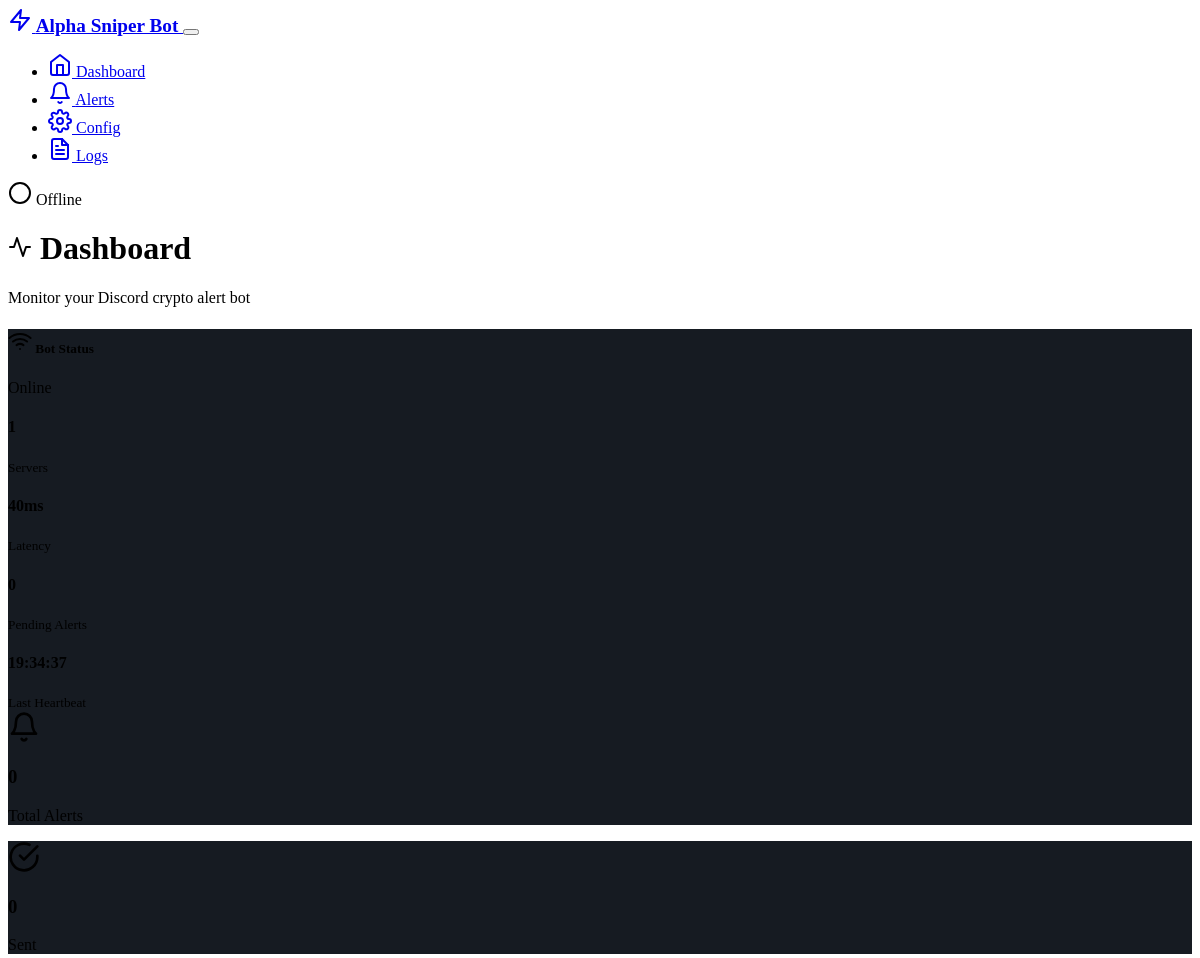
Before: / (upper part) with the older database file.
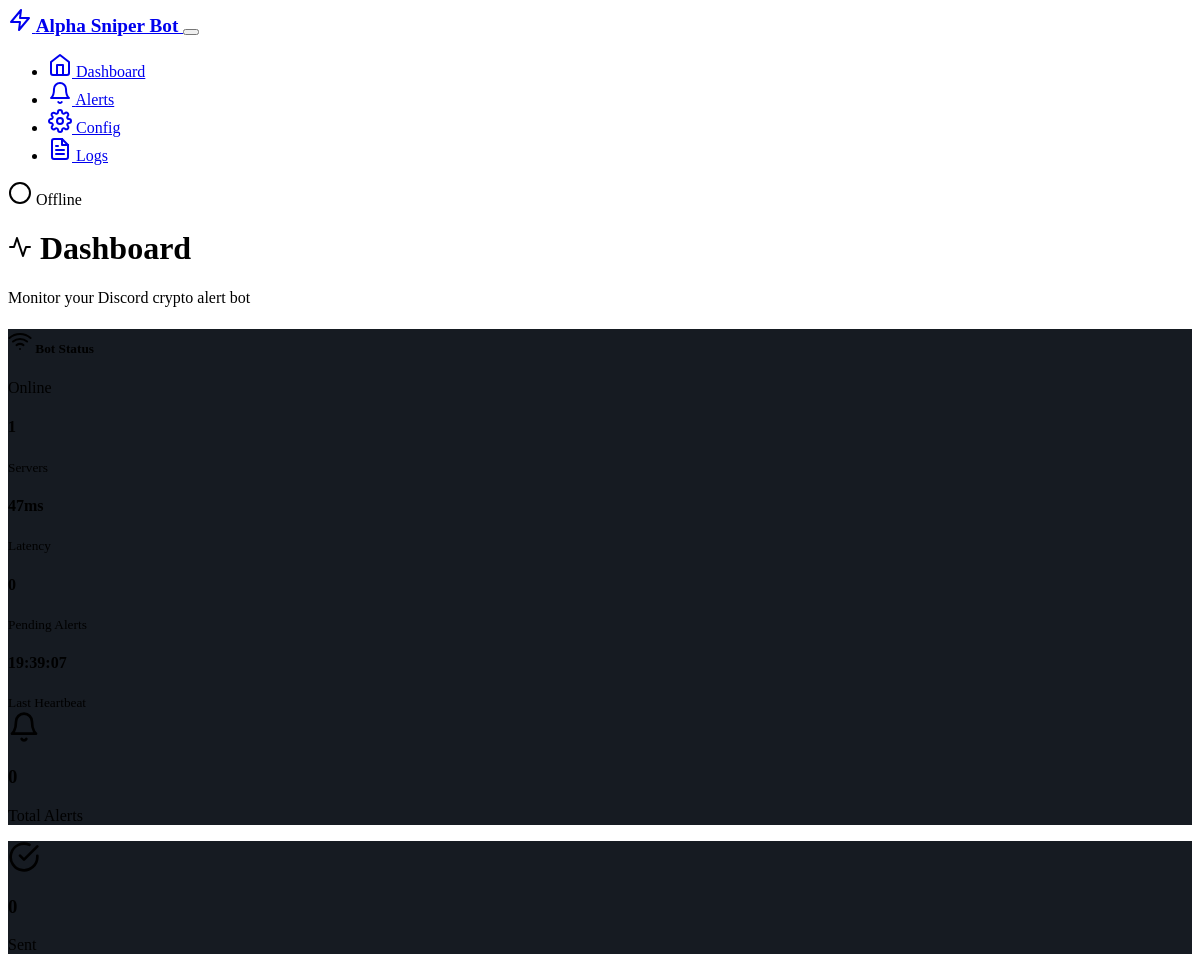
After: the same page with the newer database file.
### models.py (models this page shows)
class BotStatus(db.Model):
    id = db.Column(db.Integer, primary_key=True)
    is_online = db.Column(db.Boolean, default=False)
    last_heartbeat = db.Column(db.DateTime, nullable=True)
    guild_count = db.Column(db.Integer, default=0)
    latency = db.Column(db.Float, nullable=True)
    uptime_start = db.Column(db.DateTime, nullable=True)

### routes.py (the view)
@app.route('/')
def dashboard():
    bot_status = BotStatus.query.first()
    recent_alerts = Alert.query.order_by(Alert.created_at.desc()).limit(5).all()
    recent_logs = ActivityLog.query.order_by(ActivityLog.timestamp.desc()).limit(10).all()
    total_alerts = Alert.query.count()
    sent_alerts = Alert.query.filter_by(status='sent').count()
    failed_alerts = Alert.query.filter_by(status='failed').count()
    pending_alerts = Alert.query.filter_by(status='pending').count()
    stats = {
        'total_alerts': total_alerts,
        'sent_alerts': sent_alerts,
        'failed_alerts': failed_alerts,
        'pending_alerts': pending_alerts
    }
    return render_template('dashboard.html',
                         bot_status=bot_status,
                         recent_alerts=recent_alerts,
                         recent_logs=recent_logs,
                         stats=stats)

### templates/dashboard.html (shortened to what this page needs)
{% extends "base.html" %}
{% block content %}
<div class="row mb-4">
    <div class="col">
        <h1 class="h2 mb-0">
            <i data-feather="activity" class="me-2"></i>
            Dashboard
        </h1>
        <p class="text-muted">Monitor your Discord crypto alert bot</p>
    </div>
</div>
<div class="row mb-4">
    <div class="col-12">
        <div class="card">
            <div class="card-header d-flex justify-content-between align-items-center">
                <h5 class="mb-0">
                    <i data-feather="wifi" class="me-2"></i>
                    Bot Status
                </h5>
                <span class="badge bg-{{ 'success' if bot_status and bot_status.is_online else 'danger' }}">
                    {{ 'Online' if bot_status and bot_status.is_online else 'Offline' }}
                </span>
            </div>
            <div class="card-body">
                <div class="row">
                    <div class="col-md-3">
                        <div class="text-center">
                            <h4 class="text-primary">{{ bot_status.guild_count if bot_status else 0 }}</h4>
                            <small class="text-muted">Servers</small>
                        </div>
                    </div>
                    <div class="col-md-3">
                        <div class="text-center">
                            <h4 class="text-info">{{ '%.0f'|format(bot_status.latency if bot_status and bot_status.latency else 0) }}ms</h4>
                            <small class="text-muted">Latency</small>
                        </div>
                    </div>
                    <div class="col-md-3">
                        <div class="text-center">
                            <h4 class="text-success">{{ stats.pending_alerts }}</h4>
                            <small class="text-muted">Pending Alerts</small>
                        </div>
                    </div>
                    <div class="col-md-3">
                        <div class="text-center">
                            <h4 class="text-warning">{{ bot_status.last_heartbeat.strftime('%H:%M:%S') if bot_status and bot_status.last_heartbeat else 'N/A' }}</h4>
                            <small class="text-muted">Last Heartbeat</small>
                        </div>
                    </div>
                </div>
            </div>
        </div>
    </div>
</div>
<div class="row mb-4">
    <div class="col-md-3">
        <div class="card text-center">
            <div class="card-body">
                <i data-feather="bell" class="mb-2 text-primary" style="width: 2rem; height: 2rem;"></i>
                <h3>{{ stats.total_alerts }}</h3>
                <p class="text-muted mb-0">Total Alerts</p>
            </div>
        </div>
    </div>
    <div class="col-md-3">
        <div class="card text-center">
            <div class="card-body">
                <i data-feather="check-circle" class="mb-2 text-success" style="width: 2rem; height: 2rem;"></i>
                <h3>{{ stats.sent_alerts }}</h3>
                <p class="text-muted mb-0">Sent</p>
            </div>
        </div>
    </div>
</div>
{% endblock %}

### templates/base.html (shortened to what this page needs)
<!DOCTYPE html>
<html lang="en" data-bs-theme="dark">
<head>
    <link href="https://cdn.replit.com/agent/bootstrap-agent-dark-theme.min.css" rel="stylesheet">
    <link href="{{ url_for('static', filename='css/style.css') }}" rel="stylesheet">
</head>
<body>
    <nav class="navbar navbar-expand-lg navbar-dark bg-dark">
        <div class="container">
            <a class="navbar-brand d-flex align-items-center" href="{{ url_for('dashboard') }}">
                <i data-feather="zap" class="me-2"></i>
                Alpha Sniper Bot
            </a>
            <button class="navbar-toggler" type="button" data-bs-toggle="collapse" data-bs-target="#navbarNav">
            </button>
            <div class="collapse navbar-collapse" id="navbarNav">
                <ul class="navbar-nav me-auto">
                    <li class="nav-item">
                        <a class="nav-link {% if request.endpoint == 'dashboard' %}active{% endif %}" href="{{ url_for('dashboard') }}">
                            <i data-feather="home" class="me-1"></i>
                            Dashboard
                        </a>
                    </li>
                    <li class="nav-item">
                        <a class="nav-link {% if request.endpoint == 'alerts' %}active{% endif %}" href="{{ url_for('alerts') }}">
                            <i data-feather="bell" class="me-1"></i>
                            Alerts
                        </a>
                    </li>
                    <li class="nav-item">
                        <a class="nav-link {% if request.endpoint == 'config' %}active{% endif %}" href="{{ url_for('config') }}">
                            <i data-feather="settings" class="me-1"></i>
                            Config
                        </a>
                    </li>
                    <li class="nav-item">
                        <a class="nav-link {% if request.endpoint == 'logs' %}active{% endif %}" href="{{ url_for('logs') }}">
                            <i data-feather="file-text" class="me-1"></i>
                            Logs
                        </a>
                    </li>
                </ul>
                <div class="d-flex align-items-center">
                    <span class="badge bg-secondary me-2" id="bot-status">
                    </span>
                </div>
            </div>
        </div>
    </nav>
    <main class="container my-4">
        {% block content %}{% endblock %}
    </main>
</body>
</html>

### static/css/style.css (style rules this page uses)
:root { --crypto-green: #00d4aa; --crypto-red: #f84960; --crypto-gold: #f7931a; --crypto-blue: #627eea; }
.navbar-brand { font-weight: 600; font-size: 1.2rem; }
.card { transition: transform 0.2s ease-in-out, box-shadow 0.2s ease-in-out; }
[data-bs-theme="dark"] { --bs-body-bg: #0d1117; --bs-body-color: #e6edf3; }
[data-bs-theme="dark"] .card { background-color: #161b22; border-color: #30363d; }

Changed rows visible on the page:
changed BotStatus "Online": latency "40" → "47"; last_heartbeat "19:34:37" → "19:39:07"
